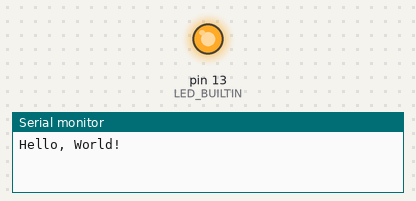
Recording of a sketch running on a simulated Arduino Uno, built with avr-gcc and run on an emulated ATmega328P. On the bench: output pins drawn as LEDs (lit = HIGH), the last lines printed to the serial monitor.

Above: at 1.0 s.
At 3.0 s:
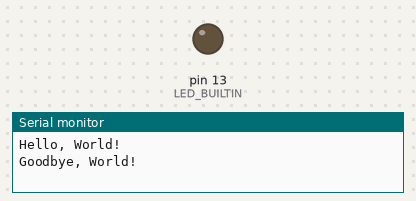
Timing chart, 0 to 5.2 s (numbered marks = the images above):
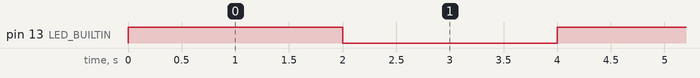

Measured:
- by itself, pin 13 (LED_BUILTIN): alternates HIGH for 2.0 s and LOW for 2.0 s

The sketch:

HelloBlink.ino
```cpp
// Simple first program

int delayTime = 2000;

void setup() {
  // put your setup code here, to run once:
  Serial.begin(9600);
  pinMode(LED_BUILTIN, OUTPUT);
}

void loop() {
  // put your main code here, to run repeatedly:
  digitalWrite(LED_BUILTIN, HIGH);
  Serial.println("Hello, World!");
  delay(delayTime);
  digitalWrite(LED_BUILTIN, LOW);
  Serial.println("Goodbye, World!");
  delay(delayTime);
}
```
